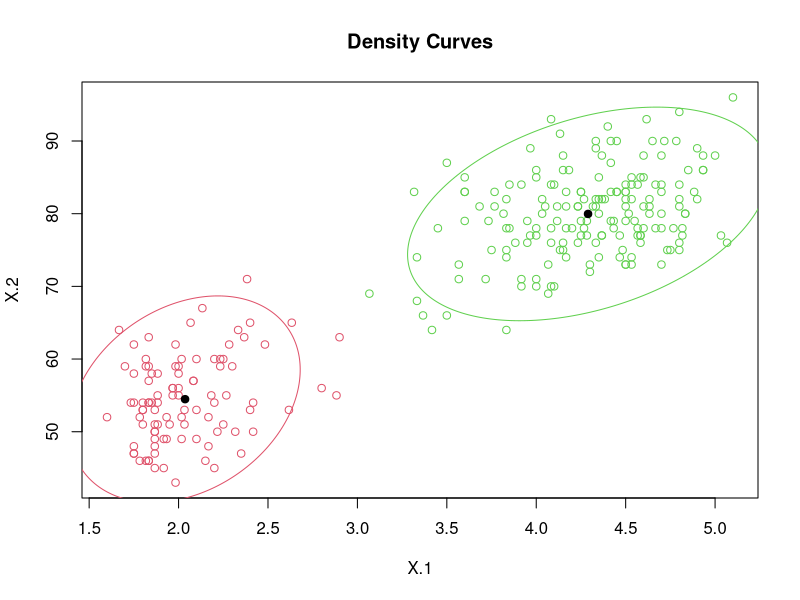

The R source for this figure:
library("mixtools")
library("tidyverse")

faithful_vector <- matrix(unlist(faithful, use.names=FALSE),ncol = 2)

centers <- matrix(c(4,80,1,50), 2, 2, byrow = TRUE)

clusters_parametric <- mvnormalmixEM(faithful_vector, lambda = c(.5,.5))#, mu = centers)

plot(clusters_parametric,whichplots = 2)
